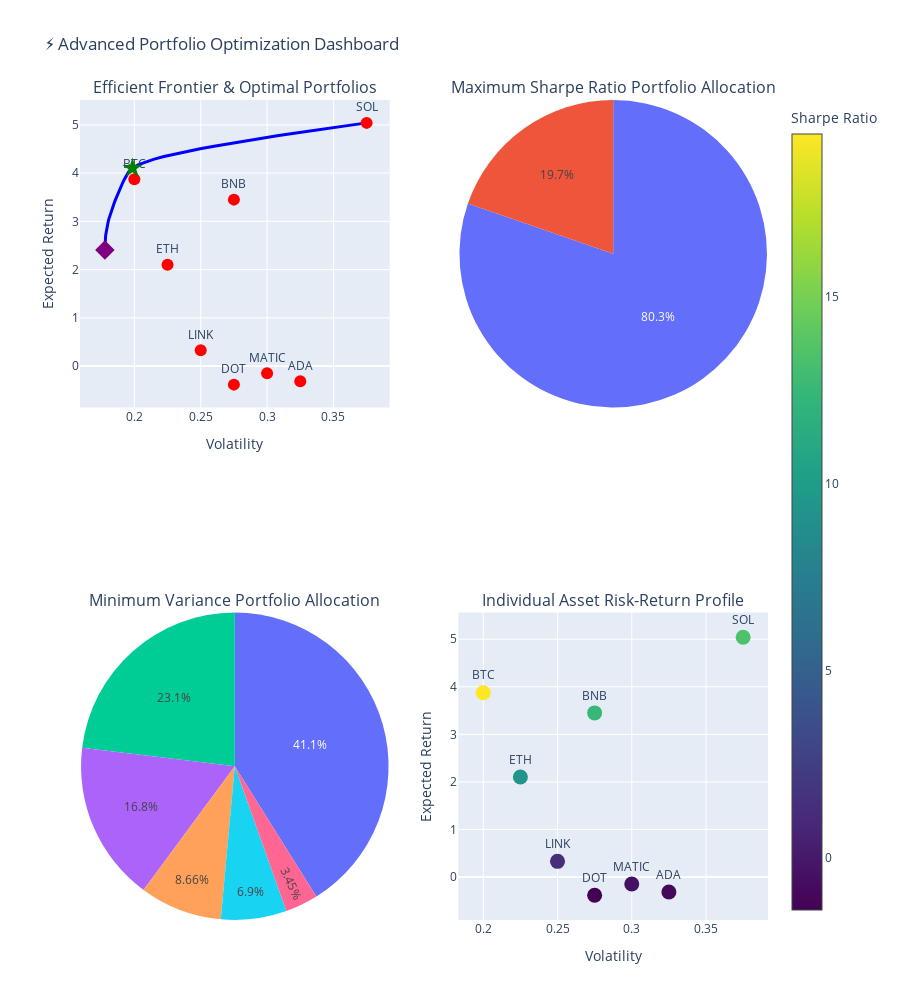

Source (notebook cell):
### Markdown cell above
## 4. Portfolio Optimization Engine

### Code cell
# Portfolio Optimization Engine - Modern Portfolio Theory
def portfolio_optimization_engine(df):
    """Advanced portfolio optimization using Modern Portfolio Theory"""
    if df is None or len(df) == 0:
        print("❌ No data available for portfolio optimization")
        return
    
    print("⚡ Portfolio Optimization Engine - Modern Portfolio Theory")
    print("=" * 60)
    
    # Prepare data for optimization
    returns = df['Algorithm_Return'].values / 100  # Convert to decimals
    risks = df['Volatility'].values / 100
    symbols = df['Crypto'].values
    
    # Create synthetic correlation matrix (in real scenario, use actual return correlations)
    np.random.seed(42)
    n_assets = len(symbols)
    
    # Generate realistic correlation matrix
    correlation_matrix = np.random.uniform(0.3, 0.7, (n_assets, n_assets))
    correlation_matrix = (correlation_matrix + correlation_matrix.T) / 2  # Make symmetric
    np.fill_diagonal(correlation_matrix, 1.0)  # Set diagonal to 1
    
    # Convert to covariance matrix
    covariance_matrix = np.outer(risks, risks) * correlation_matrix
    
    print(f"📊 Optimizing portfolio of {n_assets} cryptocurrency models...")
    
    # Portfolio optimization functions
    def portfolio_stats(weights, returns, cov_matrix):
        """Calculate portfolio statistics"""
        portfolio_return = np.sum(returns * weights)
        portfolio_volatility = np.sqrt(np.dot(weights.T, np.dot(cov_matrix, weights)))
        sharpe_ratio = portfolio_return / portfolio_volatility if portfolio_volatility > 0 else 0
        return portfolio_return, portfolio_volatility, sharpe_ratio
    
    def negative_sharpe(weights, returns, cov_matrix):
        """Objective function for maximizing Sharpe ratio"""
        _, _, sharpe = portfolio_stats(weights, returns, cov_matrix)
        return -sharpe
    
    def portfolio_variance(weights, returns, cov_matrix):
        """Objective function for minimizing variance"""
        _, volatility, _ = portfolio_stats(weights, returns, cov_matrix)
        return volatility**2
    
    # Constraints and bounds
    constraints = ({'type': 'eq', 'fun': lambda x: np.sum(x) - 1})  # Weights sum to 1
    bounds = tuple((0, 1) for _ in range(n_assets))  # Long-only portfolio
    initial_guess = np.array([1/n_assets] * n_assets)  # Equal weights
    
    # Optimization 1: Maximum Sharpe Ratio Portfolio
    print("\n🎯 Optimizing for Maximum Sharpe Ratio...")
    max_sharpe_result = optimize.minimize(
        negative_sharpe, initial_guess,
        args=(returns, covariance_matrix),
        method='SLSQP',
        bounds=bounds,
        constraints=constraints
    )
    
    max_sharpe_weights = max_sharpe_result.x
    max_sharpe_return, max_sharpe_vol, max_sharpe_ratio = portfolio_stats(
        max_sharpe_weights, returns, covariance_matrix
    )
    
    # Optimization 2: Minimum Variance Portfolio
    print("📉 Optimizing for Minimum Variance...")
    min_var_result = optimize.minimize(
        portfolio_variance, initial_guess,
        args=(returns, covariance_matrix),
        method='SLSQP',
        bounds=bounds,
        constraints=constraints
    )
    
    min_var_weights = min_var_result.x
    min_var_return, min_var_vol, min_var_sharpe = portfolio_stats(
        min_var_weights, returns, covariance_matrix
    )
    
    # Generate Efficient Frontier
    print("📈 Generating Efficient Frontier...")
    target_returns = np.linspace(min_var_return, max(returns), 50)
    efficient_portfolios = []
    
    for target_return in target_returns:
        constraints_target = [
            {'type': 'eq', 'fun': lambda x: np.sum(x) - 1},
            {'type': 'eq', 'fun': lambda x: np.sum(returns * x) - target_return}
        ]
        
        result = optimize.minimize(
            portfolio_variance, initial_guess,
            args=(returns, covariance_matrix),
            method='SLSQP',
            bounds=bounds,
            constraints=constraints_target
        )
        
        if result.success:
            port_return, port_vol, port_sharpe = portfolio_stats(
                result.x, returns, covariance_matrix
            )
            efficient_portfolios.append((port_return, port_vol, port_sharpe))
    
    # Create comprehensive portfolio visualization
    fig = make_subplots(
        rows=2, cols=2,
        subplot_titles=[
            'Efficient Frontier & Optimal Portfolios',
            'Maximum Sharpe Ratio Portfolio Allocation',
            'Minimum Variance Portfolio Allocation',
            'Individual Asset Risk-Return Profile'
        ],
        specs=[
            [{"type": "scatter"}, {"type": "pie"}],
            [{"type": "pie"}, {"type": "scatter"}]
        ]
    )
    
    # 1. Efficient Frontier
    if efficient_portfolios:
        ef_returns, ef_vols, ef_sharpes = zip(*efficient_portfolios)
        
        fig.add_trace(
            go.Scatter(x=ef_vols, y=ef_returns, mode='lines',
                      name='Efficient Frontier', line=dict(color='blue', width=3)),
            row=1, col=1
        )
    
    # Individual assets
    fig.add_trace(
        go.Scatter(x=risks, y=returns, mode='markers+text',
                  text=symbols, textposition='top center',
                  marker=dict(size=12, color='red'),
                  name='Individual Assets'),
        row=1, col=1
    )
    
    # Optimal portfolios
    fig.add_trace(
        go.Scatter(x=[max_sharpe_vol], y=[max_sharpe_return], mode='markers',
                  marker=dict(size=15, color='green', symbol='star'),
                  name='Max Sharpe'),
        row=1, col=1
    )
    
    fig.add_trace(
        go.Scatter(x=[min_var_vol], y=[min_var_return], mode='markers',
                  marker=dict(size=15, color='purple', symbol='diamond'),
                  name='Min Variance'),
        row=1, col=1
    )
    
    # 2. Max Sharpe Portfolio Allocation
    significant_weights_sharpe = [(symbols[i], max_sharpe_weights[i]) 
                                  for i in range(n_assets) if max_sharpe_weights[i] > 0.01]
    
    if significant_weights_sharpe:
        labels_sharpe, values_sharpe = zip(*significant_weights_sharpe)
        fig.add_trace(
            go.Pie(labels=labels_sharpe, values=values_sharpe, name='Max Sharpe Allocation'),
            row=1, col=2
        )
    
    # 3. Min Variance Portfolio Allocation
    significant_weights_var = [(symbols[i], min_var_weights[i]) 
                               for i in range(n_assets) if min_var_weights[i] > 0.01]
    
    if significant_weights_var:
        labels_var, values_var = zip(*significant_weights_var)
        fig.add_trace(
            go.Pie(labels=labels_var, values=values_var, name='Min Variance Allocation'),
            row=2, col=1
        )
    
    # 4. Risk-Return Profile with Sharpe Ratio Color Coding
    sharpe_ratios = returns / risks
    fig.add_trace(
        go.Scatter(x=risks, y=returns, mode='markers+text',
                  text=symbols, textposition='top center',
                  marker=dict(size=15, color=sharpe_ratios, 
                             colorscale='Viridis', showscale=True,
                             colorbar=dict(title="Sharpe Ratio")),
                  name='Risk-Return Profile'),
        row=2, col=2
    )
    
    fig.update_layout(
        height=1000,
        title_text="⚡ Advanced Portfolio Optimization Dashboard",
        showlegend=False
    )
    
    # Update axes labels
    fig.update_xaxes(title_text="Volatility", row=1, col=1)
    fig.update_yaxes(title_text="Expected Return", row=1, col=1)
    fig.update_xaxes(title_text="Volatility", row=2, col=2)
    fig.update_yaxes(title_text="Expected Return", row=2, col=2)
    
    fig.show()
    
    # Print optimization results
    print(f"\n🏆 PORTFOLIO OPTIMIZATION RESULTS")
    print(f"=" * 50)
    
    print(f"\n⭐ MAXIMUM SHARPE RATIO PORTFOLIO:")
    print(f"   Expected Return: {max_sharpe_return*100:.2f}%")
    print(f"   Volatility: {max_sharpe_vol*100:.2f}%")
    print(f"   Sharpe Ratio: {max_sharpe_ratio:.3f}")
    print(f"   Allocations:")
    for i, (symbol, weight) in enumerate(zip(symbols, max_sharpe_weights)):
        if weight > 0.01:  # Only show significant allocations
            print(f"     {symbol}: {weight*100:.1f}%")
    
    print(f"\n💎 MINIMUM VARIANCE PORTFOLIO:")
    print(f"   Expected Return: {min_var_return*100:.2f}%")
    print(f"   Volatility: {min_var_vol*100:.2f}%")
    print(f"   Sharpe Ratio: {min_var_sharpe:.3f}")
    print(f"   Allocations:")
    for i, (symbol, weight) in enumerate(zip(symbols, min_var_weights)):
        if weight > 0.01:  # Only show significant allocations
            print(f"     {symbol}: {weight*100:.1f}%")
    
    # Equal weight portfolio for comparison
    equal_weights = np.array([1/n_assets] * n_assets)
    equal_return, equal_vol, equal_sharpe = portfolio_stats(
        equal_weights, returns, covariance_matrix
    )
    
    print(f"\n⚖️ EQUAL WEIGHT PORTFOLIO (Benchmark):")
    print(f"   Expected Return: {equal_return*100:.2f}%")
    print(f"   Volatility: {equal_vol*100:.2f}%")
    print(f"   Sharpe Ratio: {equal_sharpe:.3f}")
    
    return {
        'max_sharpe': {
            'weights': max_sharpe_weights,
            'return': max_sharpe_return,
            'volatility': max_sharpe_vol,
            'sharpe': max_sharpe_ratio
        },
        'min_variance': {
            'weights': min_var_weights,
            'return': min_var_return,
            'volatility': min_var_vol,
            'sharpe': min_var_sharpe
        },
        'equal_weight': {
            'weights': equal_weights,
            'return': equal_return,
            'volatility': equal_vol,
            'sharpe': equal_sharpe
        },
        'efficient_frontier': efficient_portfolios
    }

# Run Portfolio Optimization
if 'summary_df' in locals() and summary_df is not None:
    portfolio_results = portfolio_optimization_engine(summary_df)
else:
    print("❌ Summary DataFrame not available for portfolio optimization")

### Figure 1 — Plotly figure (JSON) as saved in the notebook; plotly's stock layout.template omitted (floating-point values rounded to 4 significant figures)
{"data": [{"line": {"color": "blue", "width": 3}, "mode": "lines", "name": "Efficient Frontier", "type": "scatter", "x": [0.1778, 0.1778, 0.1779, 0.178, 0.1781, 0.1783, 0.1785, 0.1788, 0.1791, 0.1794, 0.1799, 0.1803, 0.1808, 0.1814, 0.182, 0.1826, 0.1833, 0.184, 0.1848, 0.1855, 0.1863, 0.1871, 0.1879, 0.1887, 0.1895, 0.1904, 0.1913, 0.1922, 0.1932, 0.1943, 0.1956, 0.1973, 0.1998, 0.2037, 0.2088, 0.215, 0.2223, 0.2306, 0.2397, 0.2496, 0.2601, 0.2712, 0.2829, 0.2951, 0.3076, 0.3205, 0.3337, 0.3473, 0.361, 0.375], "xaxis": "x", "y": [2.408, 2.462, 2.516, 2.569, 2.623, 2.677, 2.731, 2.784, 2.838, 2.892, 2.946, 2.999, 3.053, 3.107, 3.161, 3.214, 3.268, 3.322, 3.376, 3.429, 3.483, 3.537, 3.591, 3.644, 3.698, 3.752, 3.806, 3.859, 3.913, 3.967, 4.021, 4.074, 4.128, 4.182, 4.236, 4.289, 4.343, 4.397, 4.451, 4.504, 4.558, 4.612, 4.666, 4.719, 4.773, 4.827, 4.881, 4.934, 4.988, 5.042], "yaxis": "y"}, {"marker": {"color": "red", "size": 12}, "mode": "markers+text", "name": "Individual Assets", "text": ["BTC", "ETH", "BNB", "ADA", "SOL", "MATIC", "DOT", "LINK"], "textposition": "top center", "type": "scatter", "x": [0.2, 0.225, 0.275, 0.325, 0.375, 0.3, 0.275, 0.25], "xaxis": "x", "y": [3.874, 2.103, 3.451, -0.3164, 5.042, -0.1472, -0.3845, 0.3281], "yaxis": "y"}, {"marker": {"color": "green", "size": 15, "symbol": "star"}, "mode": "markers", "name": "Max Sharpe", "type": "scatter", "x": [0.1985], "xaxis": "x", "y": [4.104], "yaxis": "y"}, {"marker": {"color": "purple", "size": 15, "symbol": "diamond"}, "mode": "markers", "name": "Min Variance", "type": "scatter", "x": [0.1778], "xaxis": "x", "y": [2.408], "yaxis": "y"}, {"domain": {"x": [0.55, 1], "y": [0.625, 1]}, "labels": ["BTC", "SOL"], "name": "Max Sharpe Allocation", "type": "pie", "values": [0.803, 0.197]}, {"domain": {"x": [0, 0.45], "y": [0, 0.375]}, "labels": ["BTC", "ETH", "BNB", "MATIC", "DOT", "LINK"], "name": "Min Variance Allocation", "type": "pie", "values": [0.4111, 0.2307, 0.08664, 0.06897, 0.03451, 0.1681]}, {"marker": {"color": [19.37, 9.345, 12.55, -0.9735, 13.44, -0.4907, -1.398, 1.312], "colorbar": {"title": {"text": "Sharpe Ratio"}}, "colorscale": [[0, "#440154"], [0.1111, "#482878"], [0.2222, "#3e4989"], [0.3333, "#31688e"], [0.4444, "#26828e"], [0.5556, "#1f9e89"], [0.6667, "#35b779"], [0.7778, "#6ece58"], [0.8889, "#b5de2b"], [1, "#fde725"]], "showscale": true, "size": 15}, "mode": "markers+text", "name": "Risk-Return Profile", "text": ["BTC", "ETH", "BNB", "ADA", "SOL", "MATIC", "DOT", "LINK"], "textposition": "top center", "type": "scatter", "x": [0.2, 0.225, 0.275, 0.325, 0.375, 0.3, 0.275, 0.25], "xaxis": "x2", "y": [3.874, 2.103, 3.451, -0.3164, 5.042, -0.1472, -0.3845, 0.3281], "yaxis": "y2"}], "layout": {"annotations": [{"font": {"size": 16}, "showarrow": false, "text": "Efficient Frontier & Optimal Portfolios", "x": 0.225, "xanchor": "center", "xref": "paper", "y": 1, "yanchor": "bottom", "yref": "paper"}, {"font": {"size": 16}, "showarrow": false, "text": "Maximum Sharpe Ratio Portfolio Allocation", "x": 0.775, "xanchor": "center", "xref": "paper", "y": 1, "yanchor": "bottom", "yref": "paper"}, {"font": {"size": 16}, "showarrow": false, "text": "Minimum Variance Portfolio Allocation", "x": 0.225, "xanchor": "center", "xref": "paper", "y": 0.375, "yanchor": "bottom", "yref": "paper"}, {"font": {"size": 16}, "showarrow": false, "text": "Individual Asset Risk-Return Profile", "x": 0.775, "xanchor": "center", "xref": "paper", "y": 0.375, "yanchor": "bottom", "yref": "paper"}], "height": 1000, "showlegend": false, "title": {"text": "⚡ Advanced Portfolio Optimization Dashboard"}, "xaxis": {"anchor": "y", "domain": [0, 0.45], "title": {"text": "Volatility"}}, "xaxis2": {"anchor": "y2", "domain": [0.55, 1], "title": {"text": "Volatility"}}, "yaxis": {"anchor": "x", "domain": [0.625, 1], "title": {"text": "Expected Return"}}, "yaxis2": {"anchor": "x2", "domain": [0, 0.375], "title": {"text": "Expected Return"}}}}
